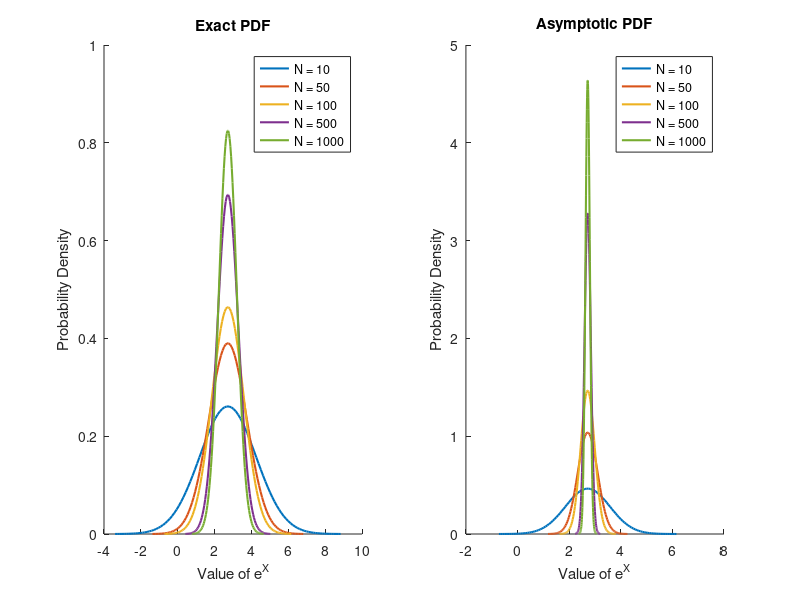

The MATLAB script that drew this image:
% Define parameters
mu = 1;
sigma2 = 1;
mu_X = 1;
sigma2_X = 1;
N_values = [10, 50, 100, 500, 1000]; % Various sample sizes

% Number of simulations for each N
num_simulations = 10000;

% Initialize arrays to store results
exact_means = zeros(length(N_values), num_simulations);
asymptotic_means = zeros(length(N_values), num_simulations);

% Generate random samples and calculate means for each N
for i = 1:length(N_values)
    N = N_values(i);
    for j = 1:num_simulations
        % Generate random sample from X
        X_sample = mu + sqrt(sigma2) * randn(1, N);
        
        % Calculate the sample mean
        sample_mean = mean(X_sample);
        
        % Calculate exact and asymptotic means
        exact_means(i, j) = exp(sample_mean);
        asymptotic_means(i, j) = exp(mu_X) + (sqrt(sigma2_X) / sqrt(N)) * randn();
    end
end

% Create a single figure with two subplots
figure;

% Plot exact PDFs in the left subplot
subplot(1, 2, 1);
hold on;
for i = 1:length(N_values)
    N = N_values(i);
    
    % Exact distribution parameters
    exact_mu = exp(mu);
    exact_var = (exp(2 * mu) * sigma2) / sqrt(N);
    
    % Plot exact PDF
    x = linspace(exact_mu - 4 * sqrt(exact_var), exact_mu + 4 * sqrt(exact_var), 100);
    y = normpdf(x, exact_mu, sqrt(exact_var));
    plot(x, y, 'LineWidth', 1.5, 'DisplayName', ['N = ' num2str(N)]);
end
title('Exact PDF');
xlabel('Value of e^{X}');
ylabel('Probability Density');
legend;

% Plot asymptotic PDFs in the right subplot
subplot(1, 2, 2);
hold on;
for i = 1:length(N_values)
    N = N_values(i);
    
    % Asymptotic distribution parameters
    asymptotic_mu = exp(mu_X);
    asymptotic_var = (exp(2 * mu_X) * sigma2_X) / N;
    
    % Plot asymptotic PDF
    x = linspace(asymptotic_mu - 4 * sqrt(asymptotic_var), asymptotic_mu + 4 * sqrt(asymptotic_var), 100);
    y = normpdf(x, asymptotic_mu, sqrt(asymptotic_var));
    plot(x, y, 'LineWidth', 1.5, 'DisplayName', ['N = ' num2str(N)]);
end
title('Asymptotic PDF');
xlabel('Value of e^{X}');
ylabel('Probability Density');
legend;
